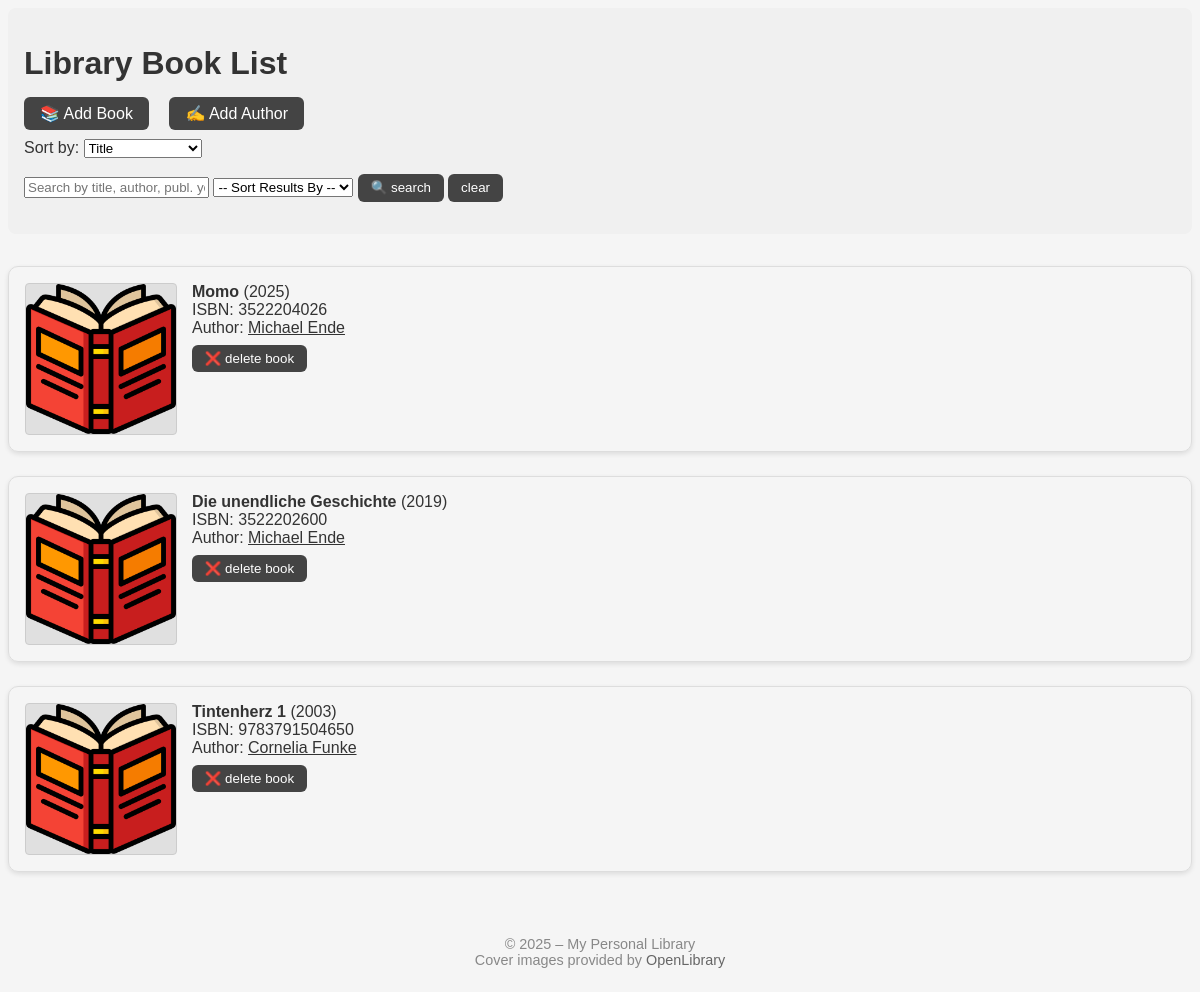
The page / on the database its author committed.
### data_models.py (models this page shows, shortened)
class Book(db.Model):
    id = db.Column(db.Integer, primary_key=True)
    isbn = db.Column(db.String(13), unique=True, nullable=False)
    title = db.Column(db.String(200), nullable=False)
    publication_year = db.Column(db.Integer)
    author_id = db.Column(db.Integer, db.ForeignKey('author.id'), nullable=False)
    author = db.relationship('Author', backref='books')

class Author(db.Model):
    id = db.Column(db.Integer, primary_key=True)
    name = db.Column(db.String(100), unique=True, nullable=False)
    birth_date = db.Column(db.Date)
    date_of_death = db.Column(db.Date)

### app.py (the view, shortened to what this page needs)
@app.route('/')
def home():
    sort_by = request.args.get('sort_by')
    search_term = request.args.get('search', '').strip()
    query = Book.query.join(Author)
    if sort_by == 'title':
        query = query.order_by(Book.title)
    elif sort_by == 'author':
        query = query.order_by(Author.name)
    elif sort_by == 'publication_year':
        query = query.order_by(Book.publication_year)
    books = query.all()
    no_results = search_term and not books  # informs user that no matches found
    return render_template('home.html', books=books, no_results=no_results)

### templates/home.html (shortened to what this page needs)
<!DOCTYPE html>
<html lang="en">
  <head>
  </head>
  <body>
    <header>
      <h1>Library Book List</h1>
      <nav>
        <a href="{{ url_for('add_book') }}">📚 Add Book</a>
        <a href="{{ url_for('add_author') }}">✍️ Add Author</a>
      </nav>
      <form method="get" action="{{ url_for('home') }}" style="margin: 1rem 0;">
        <label for="sort_by">Sort by:</label>
        <select name="sort_by" onchange="this.form.submit()">
          <option value="title" {% if request.args.get('sort_by') == 'title' %}selected{% endif %}>Title</option>
        </select>
      </form>
      <form method="get" action="{{ url_for('home') }}" style="margin-bottom: 1rem;">
        <input type="text" name="search"
               placeholder="Search by title, author, publ. year, or ISBN..."
               value="{{ request.args.get('search', '') }}">
        <select name="sort_by">
          <option value="">-- Sort Results By --</option>
        </select>
        <button type="submit">🔍 search</button>
        <a href="{{ url_for('home') }}">
          <button type="button">clear</button>
        </a>
      </form>
    </header>
    {% if books %}
      {% for book in books %}
        <div class="book-card">
          <img
            src="{{ url_for('static', filename='cover.png') }}"
            data-isbn="{{ book.isbn }}"
            alt="Cover for {{ book.title }}"
            class="book-cover">
          <div class="book-info">
            <strong>{{ book.title }}</strong> ({{ book.publication_year }})<br>
            ISBN: {{ book.isbn }}<br>
            Author: <a href="{{ url_for('author_detail', author_id=book.author.id) }}">{{ book.author.name }}</a>
            <div class="book-actions">
              <form action="{{ url_for('delete_book', book_id=book.id) }}" method="POST"
                    onsubmit="return confirm('Do you really want to delete the book?');">
                <button type="submit">❌ delete book</button>
              </form>
            </div>
          </div>
        </div>
      {% endfor %}
    {% else %}
      <p>No books match your criteria.</p>
    {% endif %}
    <footer style="text-align: center; margin-top: 3rem; padding: 1rem 0; font-size: 0.9rem; color: #888;">
  &copy; 2025 – My Personal Library<br>
  Cover images provided by <a href="https://openlibrary.org" target="_blank" style="color: #666; text-decoration: none;">OpenLibrary</a>
</footer>
  </body>
</html>

### templates/home.html (style rules this page uses)
body { background-color: #f5f5f5; font-family: Arial, sans-serif; color: #333; }
header { background-color: #f0f0f0; padding: 1rem; margin-bottom: 2rem; border-radius: 8px; }
nav a { margin-right: 1rem; text-decoration: none; padding: 0.5rem 1rem; background-color: #444; color: #fff; border-radius: 6px; transition: background-color 0.3s ease; }
img.book-cover { height: 150px; margin-right: 15px; background-color: #e0e0e0; border: 1px solid #ccc; object-fit: contain; border-radius: 4px; }
.book-card { background-color: e0e0e0; border: 1px solid #ddd; padding: 1rem; margin-bottom: 1.5rem; border-radius: 10px; box-shadow: 0 2px 5px rgba(0, 0, 0, 0.1); display: flex; align-items: flex-start; }
.book-info { flex-grow: 1; }
.book-actions { margin-top: 0.5rem; }
button { background-color: #444; color: white; border: none; padding: 0.4rem 0.8rem; border-radius: 6px; cursor: pointer; transition: background-color 0.3s ease; }
a { color: inherit; text-decoration: underline; }

### rows shown on the page
Book: title "Momo", publication_year "2025", isbn "3522204026", author.name "Michael Ende"
Book: title "Die unendliche Geschichte", publication_year "2019", isbn "3522202600", author.name "Michael Ende"
Book: title "Tintenherz 1", publication_year "2003", isbn "9783791504650", author.name "Cornelia Funke"
